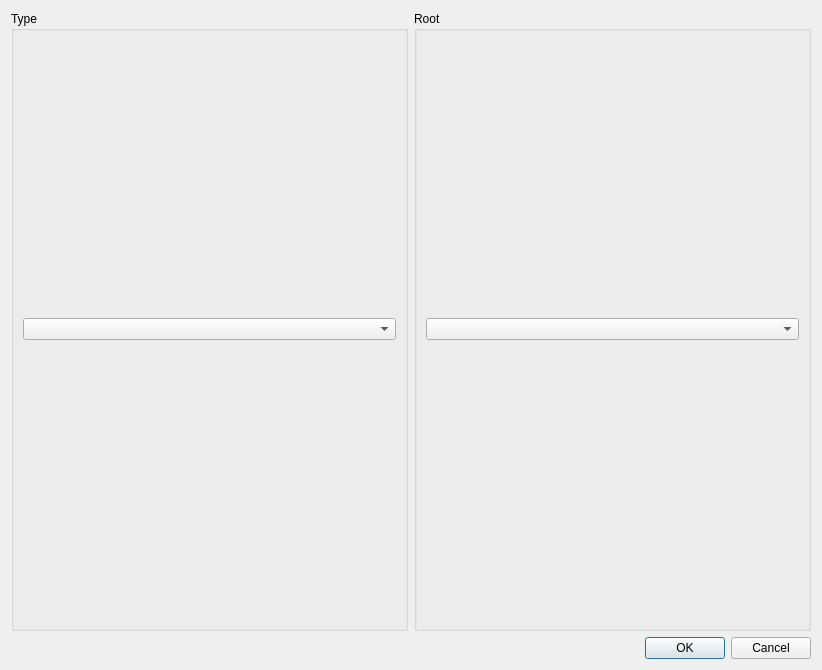
<?xml version="1.0" encoding="UTF-8"?>
<ui version="4.0">
 <class>Dialog</class>
 <widget class="QDialog" name="Dialog">
  <property name="geometry">
   <rect>
    <x>0</x>
    <y>0</y>
    <width>822</width>
    <height>670</height>
   </rect>
  </property>
  <property name="windowTitle">
   <string>Dialog</string>
  </property>
  <layout class="QVBoxLayout" name="verticalLayout_3">
   <item>
    <layout class="QHBoxLayout" name="horizontalLayout">
     <item>
      <widget class="QGroupBox" name="groupBox">
       <property name="title">
        <string>Type</string>
       </property>
       <layout class="QVBoxLayout" name="verticalLayout_2">
        <item>
         <widget class="QComboBox" name="LST_TYPE"/>
        </item>
       </layout>
      </widget>
     </item>
     <item>
      <widget class="QGroupBox" name="groupBox_2">
       <property name="title">
        <string>Root</string>
       </property>
       <layout class="QVBoxLayout" name="verticalLayout">
        <item>
         <widget class="QComboBox" name="LST_ROOT"/>
        </item>
       </layout>
      </widget>
     </item>
    </layout>
   </item>
   <item>
    <widget class="QDialogButtonBox" name="BTNBOX_MAIN">
     <property name="orientation">
      <enum>Qt::Horizontal</enum>
     </property>
     <property name="standardButtons">
      <set>QDialogButtonBox::Cancel|QDialogButtonBox::Ok</set>
     </property>
    </widget>
   </item>
  </layout>
 </widget>
 <resources/>
 <connections/>
</ui>
